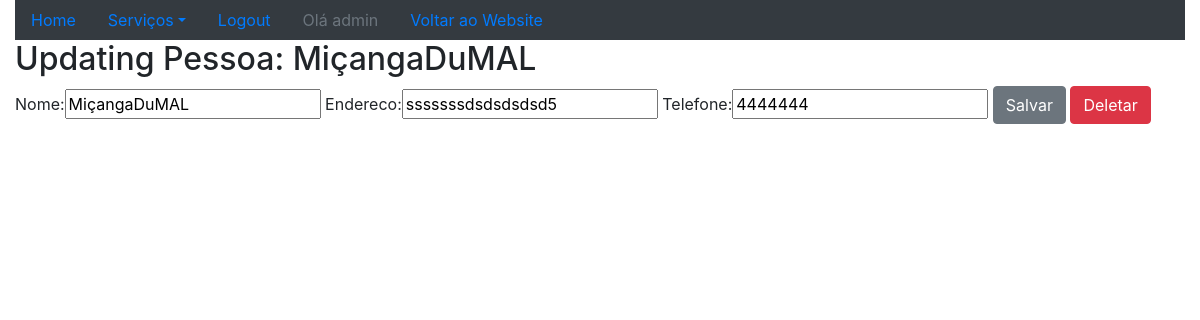
The app's page /sistema/pessoa-update/3/ (signed in), older data.
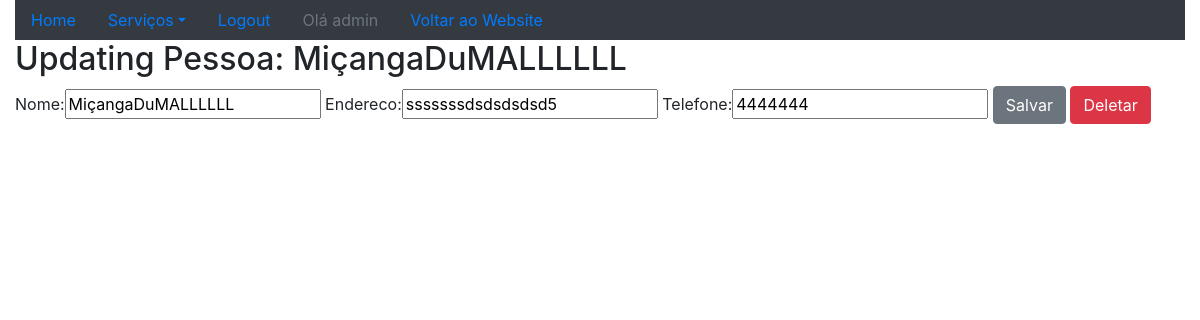
The same page, newer data.
### core/models.py (models this page shows)
class Pessoa(models.Model):
    nome = models.CharField(max_length=100)
    endereco = models.CharField(max_length=200)
    telefone = models.CharField(max_length=20)
    def __str__(self):
        return self.nome

### core/views.py (the view)
# urls.py: re_path(r'^pessoa-update/(?P<id>\d+)/$',pessoa_update,name='core_pessoa_update'),
@login_required
def pessoa_update(request,id):
    data = {}
    pessoa = Pessoa.objects.get(id=id)
    form = PessoaForm(request.POST or None, instance=pessoa)
    data['pessoa'] = pessoa
    data['form'] = form
    if request.method == 'POST':
        if form.is_valid():
            form.save()
            return redirect('core_lista_pessoas')
    else:
        return render(request,'core/update_pessoa.html',data)

### core/forms.py
class PessoaForm(ModelForm):
    class Meta:
        model = Pessoa
        fields = '__all__'

### core/templates/core/update_pessoa.html (shortened to what this page needs)
{% extends "base.html" %}
{% load bootstrap %}
{% block main %}
    <div class="row">
        <div class="col">
            <h2>Updating Pessoa: {{ pessoa }}</h2>
            <form action="{% url 'core_pessoa_update' pessoa.id %}" method="POST">
                {{ form|bootstrap }}
                <button type="submit" class="btn btn-secondary">Salvar</button>
                <a href="{% url 'core_pessoa_delete' pessoa.id %}" class="btn btn-danger">Deletar</a>
            </form>
        </div>
    </div>
{% endblock %}

Row changes from the older to the newer data that the page shows:
changed Pessoa "sssssssdsdsdsdsd5": nome "MiçangaDuMAL" → "MiçangaDuMALLLLLL"
